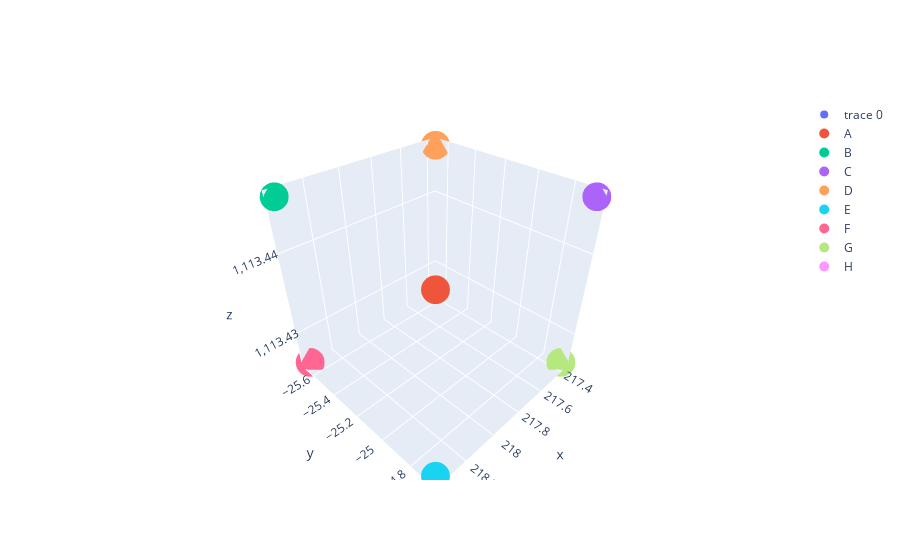

Notebook source saved alongside this figure:
### Code cell
########################## CHECK WITH A PLOT:

import plotly.graph_objects as go
import numpy as np


fig = go.Figure(data=[go.Scatter3d(x=[lon], y=[lat], z=[alt],
                                   mode='markers')])
ms_size = 10
fig.add_trace(go.Scatter3d(
                         x=[A[0]], y=[A[1]], z=[A[2]],
                         mode='markers',
                        name = 'A',
                         marker=dict(size=ms_size)),
                         )
fig.add_trace(go.Scatter3d(
                         x=[B[0]], y=[B[1]], z=[B[2]],
                         mode='markers',
                        name = 'B',
                         marker=dict(size=ms_size)),
                         )
fig.add_trace(go.Scatter3d(
                         x=[C[0]], y=[C[1]], z=[C[2]],
                         mode='markers',
                        name = 'C',
                         marker=dict(size=ms_size)),
                         )
fig.add_trace(go.Scatter3d(
                         x=[D[0]], y=[D[1]], z=[D[2]],
                         mode='markers',
                        name = 'D',
                         marker=dict(size=ms_size)),
                         )
fig.add_trace(go.Scatter3d(
                         x=[E[0]], y=[E[1]], z=[E[2]],
                         mode='markers',
                        name = 'E',
                         marker=dict(size=ms_size)),
                         )
fig.add_trace(go.Scatter3d(
                         x=[F[0]], y=[F[1]], z=[F[2]],
                         mode='markers',
                        name = 'F',
                         marker=dict(size=ms_size)),
                         )
fig.add_trace(go.Scatter3d(
                         x=[G[0]], y=[G[1]], z=[G[2]],
                         mode='markers',
                        name = 'G',
                         marker=dict(size=ms_size)),
                         )
fig.add_trace(go.Scatter3d(
                         x=[H[0]], y=[H[1]], z=[H[2]],
                         mode='markers',
                        name = 'H',
                         marker=dict(size=ms_size)),
                         )
fig.show()

### Figure 1 — Plotly figure (JSON) as saved in the notebook; plotly's stock layout.template omitted (floating-point values rounded to 4 significant figures)
{"data": [{"mode": "markers", "type": "scatter3d", "x": [217.9], "y": [-25.17], "z": [1113.0]}, {"marker": {"size": 10}, "mode": "markers", "name": "A", "type": "scatter3d", "x": [218.4], "y": [-24.67], "z": [1113.0]}, {"marker": {"size": 10}, "mode": "markers", "name": "B", "type": "scatter3d", "x": [218.4], "y": [-25.67], "z": [1113.0]}, {"marker": {"size": 10}, "mode": "markers", "name": "C", "type": "scatter3d", "x": [217.4], "y": [-24.67], "z": [1113.0]}, {"marker": {"size": 10}, "mode": "markers", "name": "D", "type": "scatter3d", "x": [217.4], "y": [-25.67], "z": [1113.0]}, {"marker": {"size": 10}, "mode": "markers", "name": "E", "type": "scatter3d", "x": [218.4], "y": [-24.67], "z": [1113.0]}, {"marker": {"size": 10}, "mode": "markers", "name": "F", "type": "scatter3d", "x": [218.4], "y": [-25.67], "z": [1113.0]}, {"marker": {"size": 10}, "mode": "markers", "name": "G", "type": "scatter3d", "x": [217.4], "y": [-24.67], "z": [1113.0]}, {"marker": {"size": 10}, "mode": "markers", "name": "H", "type": "scatter3d", "x": [217.4], "y": [-25.67], "z": [1113.0]}], "layout": {}}
